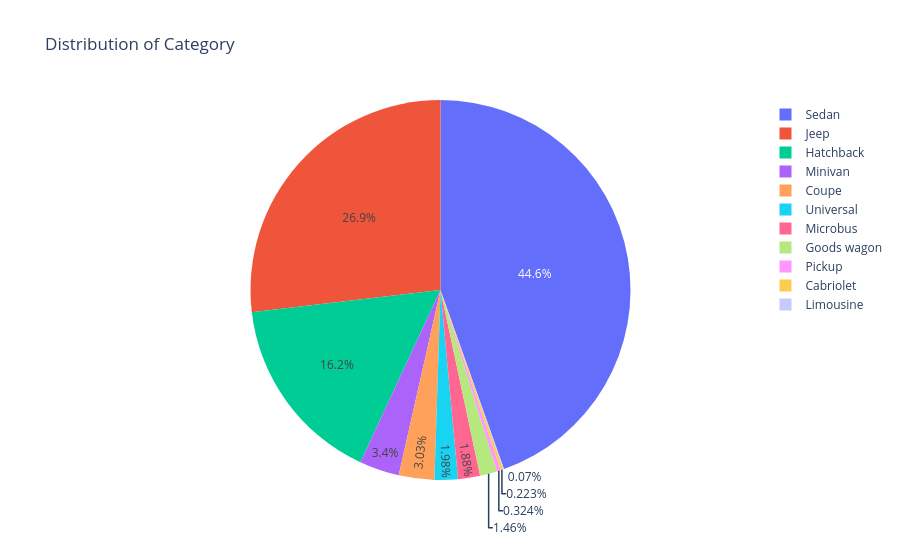
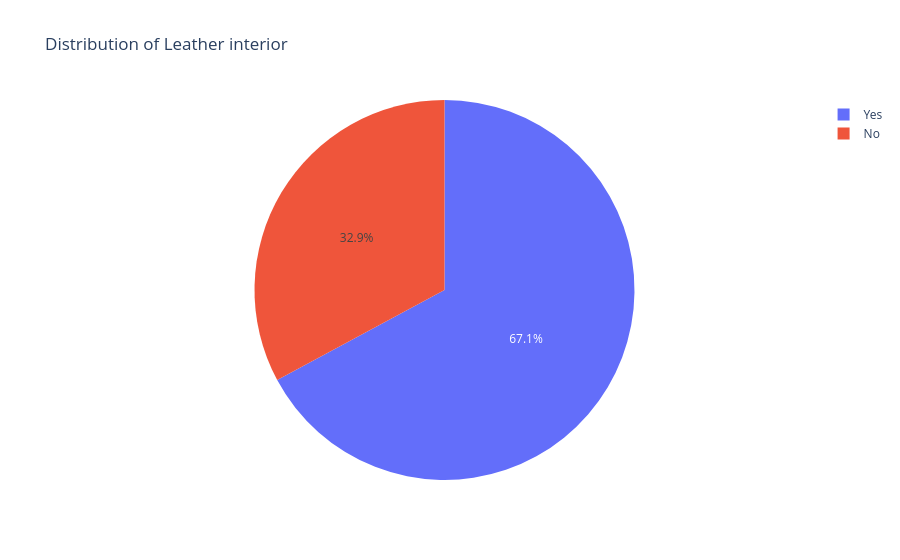
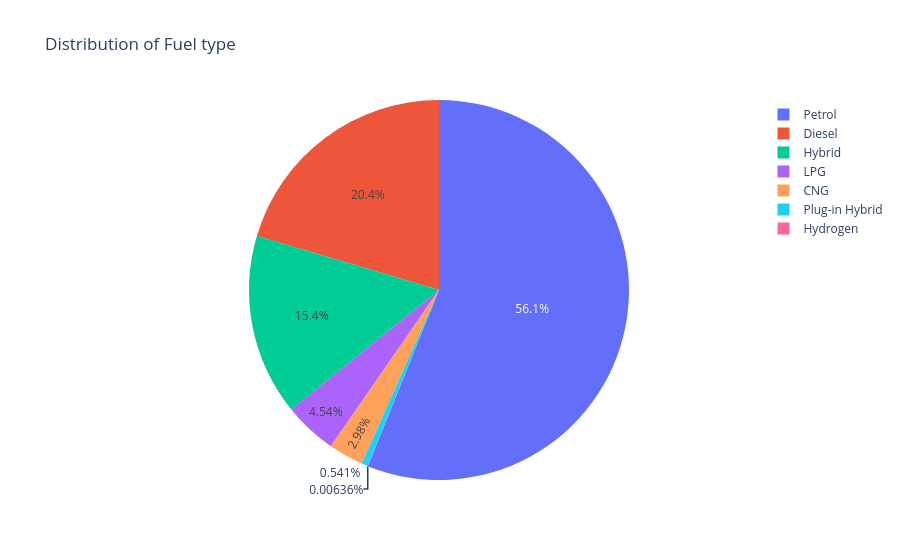
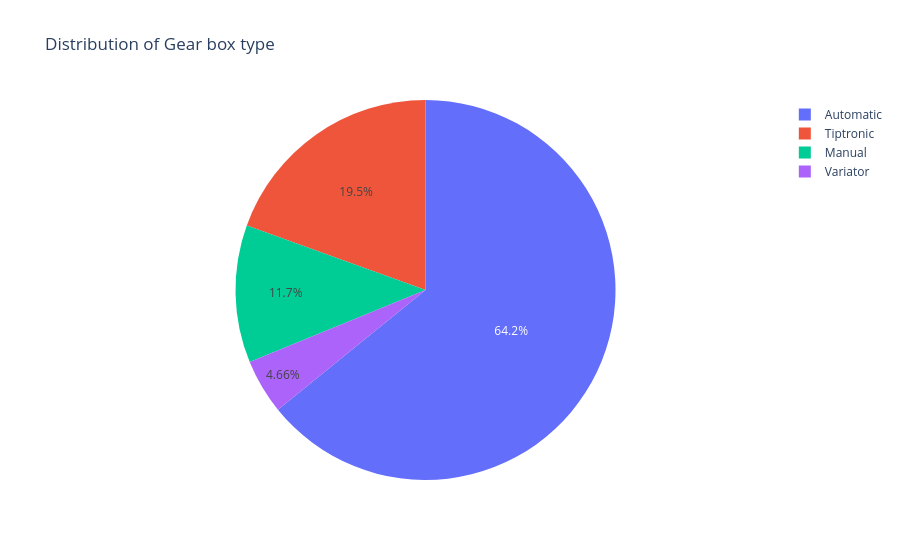

Source (notebook cell) for these figures, in order:
### Code cell
for i in categorical:
    counts = df[i].value_counts()
    fig = px.pie(counts, values=counts.values, names=counts.index, title=f'Distribution of {i}')
    fig.show()

### Figure 1 — Plotly figure (JSON) as saved in the notebook; plotly's stock layout.template omitted (floating-point values rounded to 4 significant figures)
{"data": [{"domain": {"x": [0, 1], "y": [0, 1]}, "hovertemplate": "Category=%{label}<br>value=%{value}<extra></extra>", "labels": ["Sedan", "Jeep", "Hatchback", "Minivan", "Coupe", "Universal", "Microbus", "Goods wagon", "Pickup", "Cabriolet", "Limousine"], "legendgroup": "", "name": "", "showlegend": true, "type": "pie", "values": [7010, 4225, 2548, 534, 476, 311, 295, 229, 51, 35, 11]}], "layout": {"autosize": true, "legend": {"tracegroupgap": 0}, "title": {"text": "Distribution of Category"}}}

### Figure 2 — Plotly figure (JSON) as saved in the notebook; plotly's stock layout.template omitted (floating-point values rounded to 4 significant figures)
{"data": [{"domain": {"x": [0, 1], "y": [0, 1]}, "hovertemplate": "Leather interior=%{label}<br>value=%{value}<extra></extra>", "labels": ["Yes", "No"], "legendgroup": "", "name": "", "showlegend": true, "type": "pie", "values": [10558, 5167]}], "layout": {"autosize": true, "legend": {"tracegroupgap": 0}, "title": {"text": "Distribution of Leather interior"}}}

### Figure 3 — Plotly figure (JSON) as saved in the notebook; plotly's stock layout.template omitted (floating-point values rounded to 4 significant figures)
{"data": [{"domain": {"x": [0, 1], "y": [0, 1]}, "hovertemplate": "Fuel type=%{label}<br>value=%{value}<extra></extra>", "labels": ["Petrol", "Diesel", "Hybrid", "LPG", "CNG", "Plug-in Hybrid", "Hydrogen"], "legendgroup": "", "name": "", "showlegend": true, "type": "pie", "values": [8824, 3209, 2424, 714, 468, 85, 1]}], "layout": {"autosize": true, "legend": {"tracegroupgap": 0}, "title": {"text": "Distribution of Fuel type"}}}

### Figure 4 — Plotly figure (JSON) as saved in the notebook; plotly's stock layout.template omitted (floating-point values rounded to 4 significant figures)
{"data": [{"domain": {"x": [0, 1], "y": [0, 1]}, "hovertemplate": "Gear box type=%{label}<br>value=%{value}<extra></extra>", "labels": ["Automatic", "Tiptronic", "Manual", "Variator"], "legendgroup": "", "name": "", "showlegend": true, "type": "pie", "values": [10088, 3064, 1841, 732]}], "layout": {"autosize": true, "legend": {"tracegroupgap": 0}, "title": {"text": "Distribution of Gear box type"}}}
